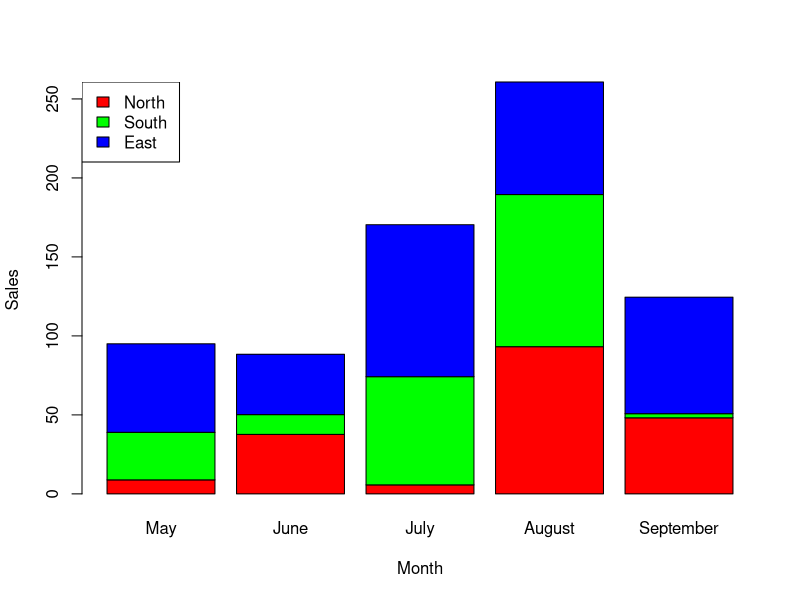
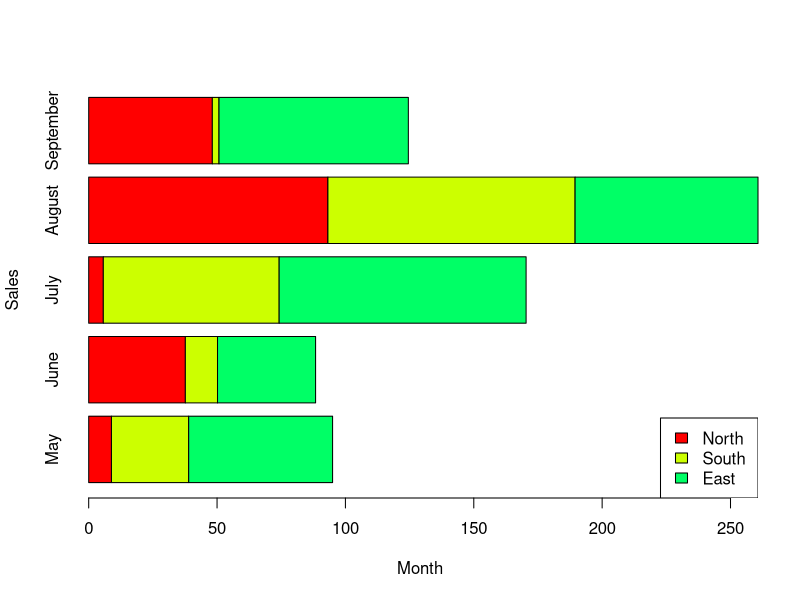
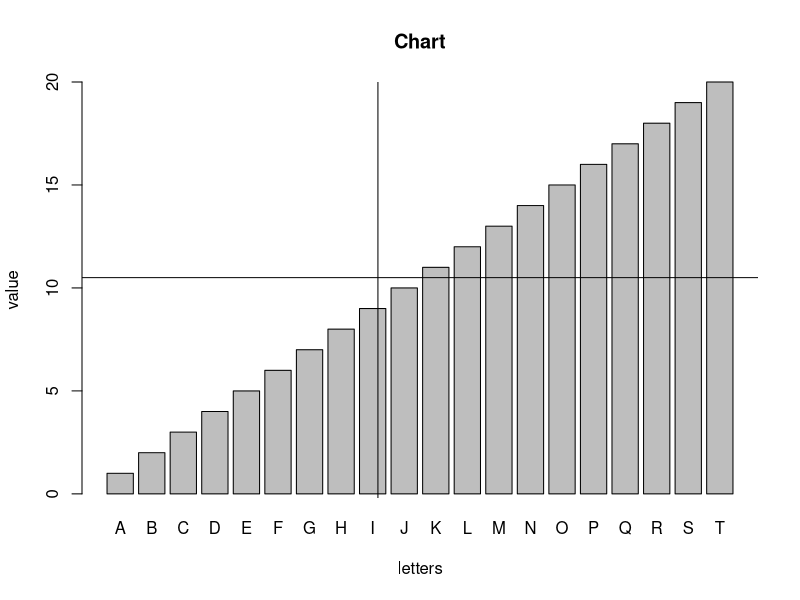
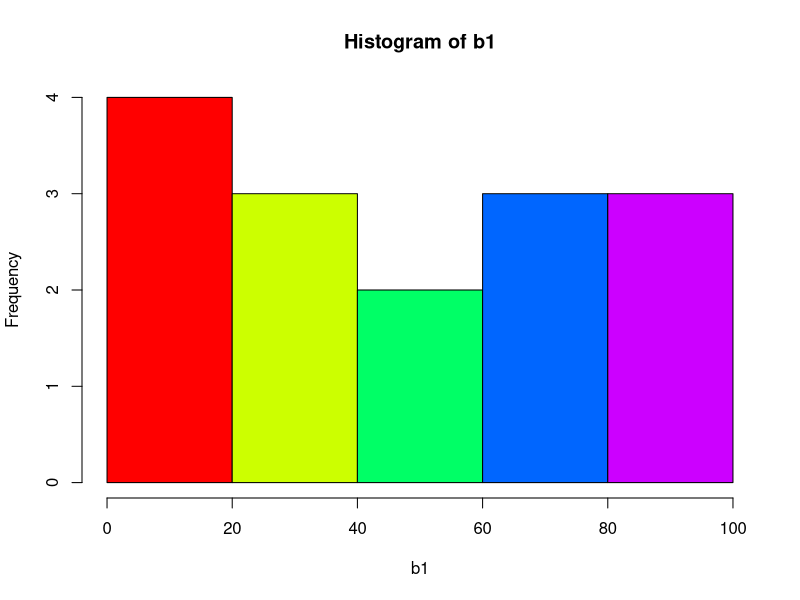
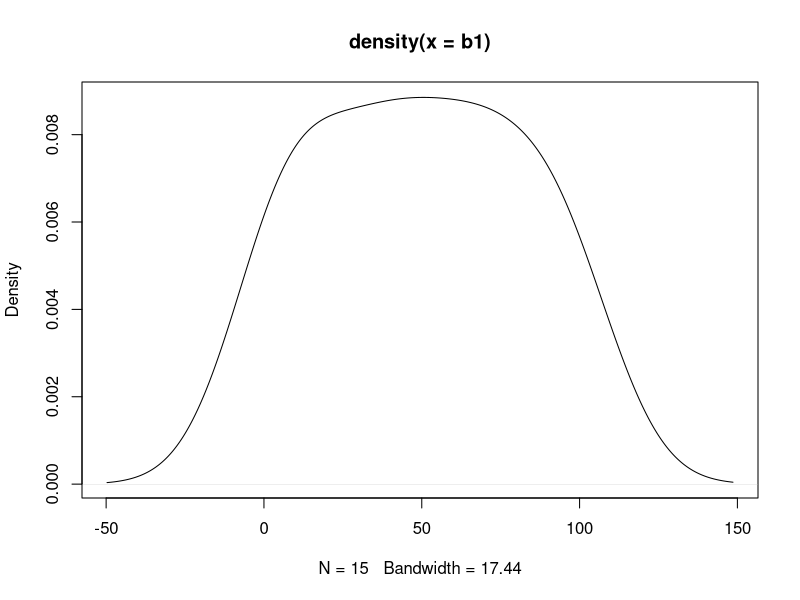
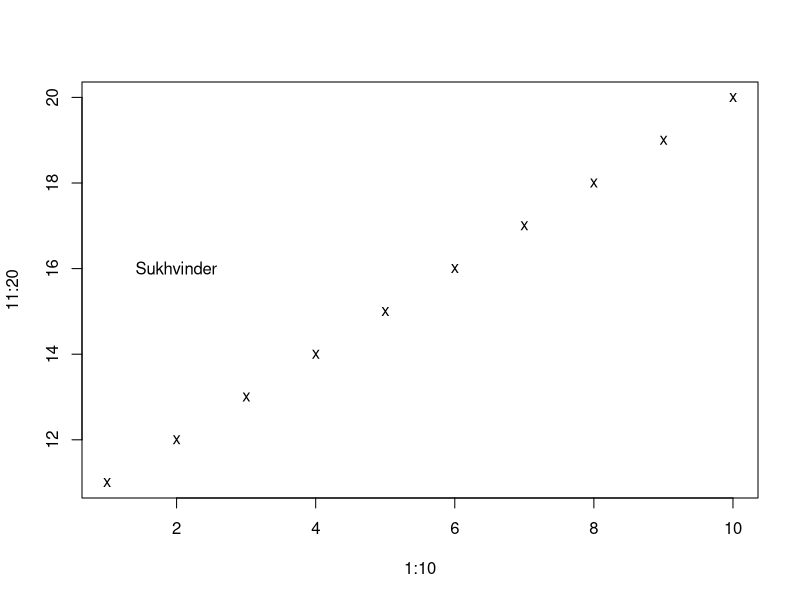
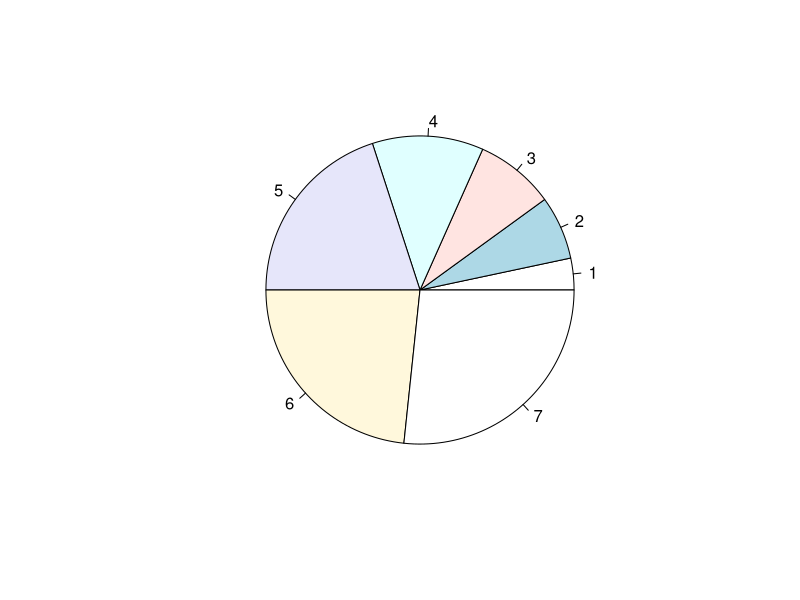
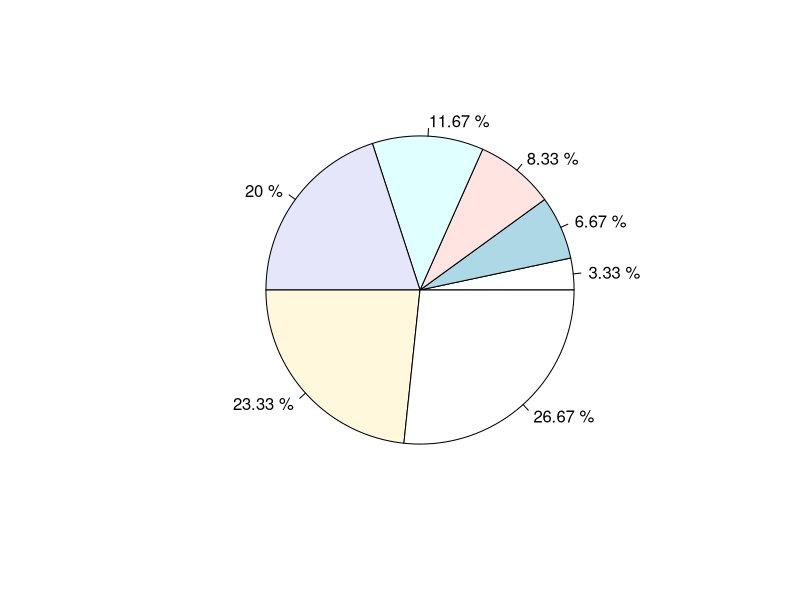

R code for these plots, in order:
# Set terminal width
options("width" = 500)

# Random numbers
b1 <- runif(15, 1, 100)
m1 <- matrix(b1, ncol = 5)

rownames(m1) <- c("North", "South ", "East")
colnames(m1) <- c("May", "June", "July", "August", "September")

# Define colors
color <- c("red", "green", "blue")

# Define bar plot
barplot(m1, col = color, xlab = "Month", ylab = "Sales")
# Define legend
legend("topleft", fill = color, rownames(m1))

barplot(m1, col = rainbow(5), xlab = "Month", ylab = "Sales", horiz = TRUE)
legend("bottomright", fill = rainbow(5), rownames(m1))

# Define bar plot with letters and numbers
v1 <- 1:20
y1 <- LETTERS[1:20]
barplot(v1, xlab = "letters", ylab = "value", main = "Chart", names.arg = y1)

# Adding horizontal line
abline(h = mean(v1))

# Adding vertical line
abline(v = mean(v1))

# Histogram
hist(b1, col = rainbow(5))

# Density plot
plot(density(b1))

# Saving file
png(file = "files/sample-histogram.png")
hist(b1, col = rainbow(5))
dev.off()

# Scatter plot
plot(1:10, 11:20, pch = "x")

# Get coordinates on click
locator(1)
text(2, 16, "Sukhvinder")

# Pie chart
pie_data <- c(2, 4, 5, 7, 12, 14, 16)
pie(pie_data)

# Defining labels for pie chart
k1 <- pie_data * 100 / sum(pie_data)
pie(pie_data, labels = paste(round(k1, 2), "%"))

# Making box plot
d1 <- trees
boxplot(d1)

d1 <- trees

# Strip chart
stripchart(d1$Height, method = "overplot")
stripchart(d1$Height, method = "jitter")

# Curves
curve(sin, -2 * pi, 2 * pi, col = "red")
curve(cos, -2 * pi, 2 * pi, col = "blue", add = TRUE)

# Curves with different functions
curve(x^3, -2, 2, col = "red")
curve(x^2, -2, 2, col = "blue", add = TRUE)

# Creating grid
par(mfrow = c(2, 2))
plot(d1$Height, d1$Girth, type = "b")
boxplot(d1$Girth)
stripchart(d1$Height, method = "jitter")
plot(d1$Height, d1$Volume, pch = "v")

# Creating polygons
plot(1:8, 1:8, type = "n")
polygon(c(2, 6, 6, 2), c(3, 3, 6, 7), col = "blue")
